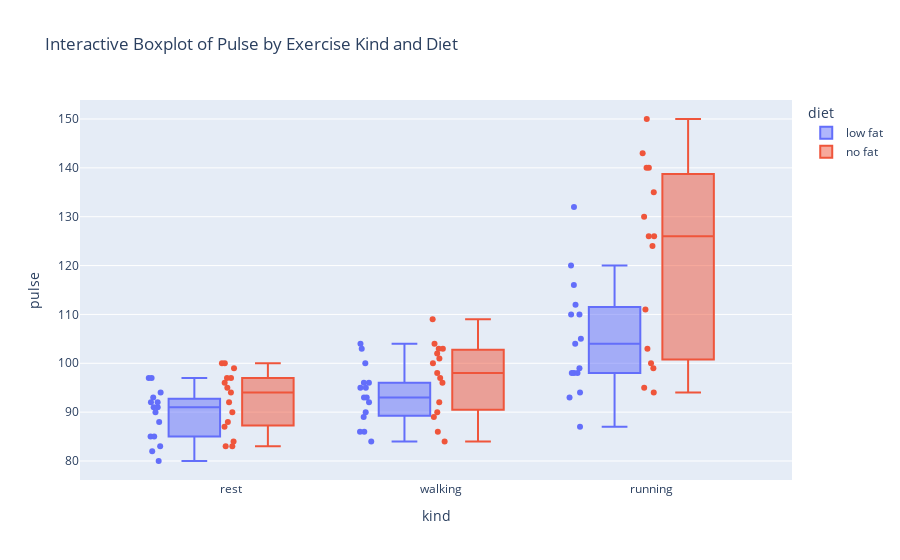

Write notebook code for a chart like this one.
### Code cell
# Interactive boxplot
fig = px.box(df, x='kind', y='pulse', color='diet', points='all', title='Interactive Boxplot of Pulse by Exercise Kind and Diet')
fig.show()

### Figure 1 — Plotly figure (JSON) as saved in the notebook; plotly's stock layout.template omitted (floating-point values rounded to 4 significant figures)
{"data": [{"alignmentgroup": "True", "boxpoints": "all", "hovertemplate": "diet=low fat<br>kind=%{x}<br>pulse=%{y}<extra></extra>", "legendgroup": "low fat", "marker": {"color": "#636efa"}, "name": "low fat", "notched": false, "offsetgroup": "low fat", "orientation": "v", "showlegend": true, "type": "box", "x": ["rest", "rest", "rest", "rest", "rest", "rest", "rest", "rest", "rest", "rest", "rest", "rest", "rest", "rest", "rest", "walking", "walking", "walking", "walking", "walking", "walking", "walking", "walking", "walking", "walking", "walking", "walking", "walking", "walking", "walking", "running", "running", "running", "running", "running", "running", "running", "running", "running", "running", "running", "running", "running", "running", "running"], "x0": " ", "xaxis": "x", "y": [85, 85, 88, 90, 92, 93, 97, 97, 94, 80, 82, 83, 91, 92, 91, 86, 86, 84, 93, 103, 104, 90, 92, 93, 95, 96, 100, 89, 96, 95, 93, 98, 110, 98, 104, 112, 98, 105, 99, 87, 132, 120, 94, 110, 116], "y0": " ", "yaxis": "y"}, {"alignmentgroup": "True", "boxpoints": "all", "hovertemplate": "diet=no fat<br>kind=%{x}<br>pulse=%{y}<extra></extra>", "legendgroup": "no fat", "marker": {"color": "#EF553B"}, "name": "no fat", "notched": false, "offsetgroup": "no fat", "orientation": "v", "showlegend": true, "type": "box", "x": ["rest", "rest", "rest", "rest", "rest", "rest", "rest", "rest", "rest", "rest", "rest", "rest", "rest", "rest", "rest", "walking", "walking", "walking", "walking", "walking", "walking", "walking", "walking", "walking", "walking", "walking", "walking", "walking", "walking", "walking", "running", "running", "running", "running", "running", "running", "running", "running", "running", "running", "running", "running", "running", "running", "running"], "x0": " ", "xaxis": "x", "y": [83, 83, 84, 87, 88, 90, 92, 94, 95, 97, 99, 96, 100, 97, 100, 84, 86, 89, 103, 109, 90, 92, 96, 101, 97, 98, 100, 102, 104, 103, 95, 126, 143, 100, 126, 140, 103, 124, 140, 94, 135, 130, 99, 111, 150], "y0": " ", "yaxis": "y"}], "layout": {"boxmode": "group", "legend": {"title": {"text": "diet"}, "tracegroupgap": 0}, "title": {"text": "Interactive Boxplot of Pulse by Exercise Kind and Diet"}, "xaxis": {"anchor": "y", "domain": [0, 1], "title": {"text": "kind"}}, "yaxis": {"anchor": "x", "domain": [0, 1], "title": {"text": "pulse"}}}}
